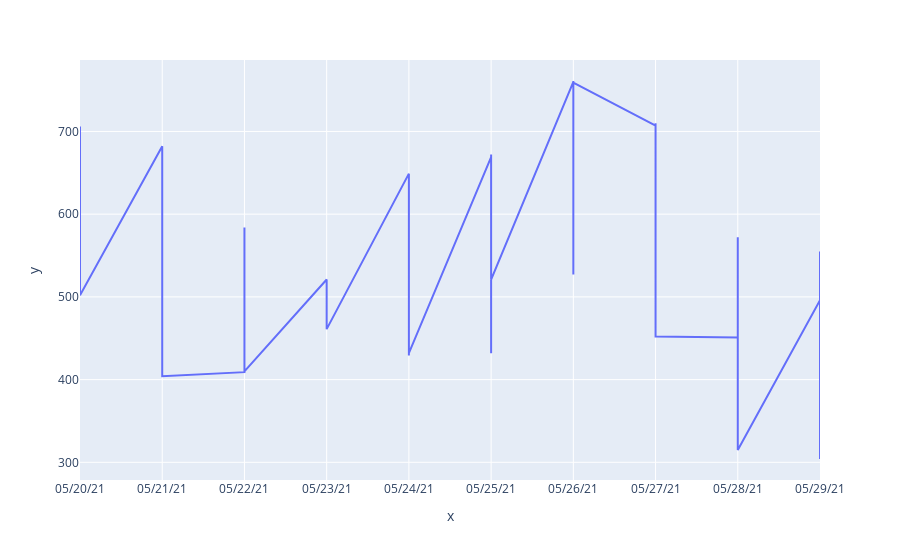

The notebook cell this image was saved under:
### Code cell
import seaborn as sns
import plotly.express as px 
import pandas as pd
import plotly.express as px 
import matplotlib.pyplot as plt 

# Read csv
data = pd.read_csv('/Users/pankeshpatel/Desktop/bmw-material-planner-assistant/backend/total_qty.csv') 

# Convert data frame
df=pd.DataFrame(data)

# Initilaize list 

X = list(df.iloc[:,1])
Y = list(df.iloc[:,2])

# Set figure

plt.figure(figsize=(12,10))

# Plotly graph

plot = px.line(x=X, y=Y)

# Setting Ticks


plt.tick_params(axis='x',labelsize=15,rotation=90)
plt.tight_layout()

# Display


import numpy as np
import pandas as pd
import seaborn
import matplotlib.pyplot as pltplot.show()

### Figure 1 — Plotly figure (JSON) as saved in the notebook; plotly's stock layout.template omitted (floating-point values rounded to 4 significant figures)
{"data": [{"hovertemplate": "x=%{x}<br>y=%{y}<extra></extra>", "legendgroup": "", "line": {"color": "#636efa", "dash": "solid"}, "marker": {"symbol": "circle"}, "mode": "lines", "name": "", "orientation": "v", "showlegend": false, "type": "scatter", "x": ["05/20/21", "05/20/21", "05/20/21", "05/20/21", "05/20/21", "05/21/21", "05/21/21", "05/21/21", "05/22/21", "05/22/21", "05/22/21", "05/23/21", "05/23/21", "05/24/21", "05/24/21", "05/24/21", "05/24/21", "05/24/21", "05/25/21", "05/25/21", "05/25/21", "05/25/21", "05/25/21", "05/25/21", "05/25/21", "05/26/21", "05/26/21", "05/26/21", "05/26/21", "05/26/21", "05/27/21", "05/27/21", "05/27/21", "05/27/21", "05/27/21", "05/28/21", "05/28/21", "05/28/21", "05/28/21", "05/28/21", "05/28/21", "05/28/21", "05/29/21", "05/29/21", "05/29/21", "05/29/21", "05/29/21", "05/29/21"], "xaxis": "x", "y": [587, 527, 706, 700, 502, 682, 678, 404, 409, 584, 410, 521, 461, 649, 647, 429, 648, 432, 669, 667, 520, 432, 672, 669, 521, 760, 757, 527, 761, 759, 707, 451, 710, 708, 452, 451, 571, 566, 316, 572, 567, 315, 496, 492, 304, 555, 550, 363], "yaxis": "y"}], "layout": {"legend": {"tracegroupgap": 0}, "margin": {"t": 60}, "xaxis": {"anchor": "y", "domain": [0, 1], "title": {"text": "x"}}, "yaxis": {"anchor": "x", "domain": [0, 1], "title": {"text": "y"}}}}
